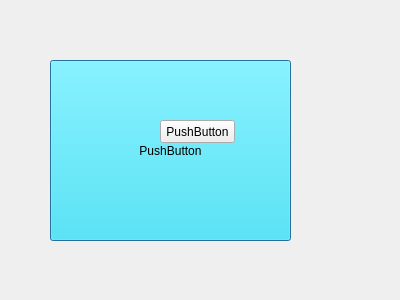
<?xml version="1.0" encoding="UTF-8"?>
<ui version="4.0">
 <class>Dialog</class>
 <widget class="QDialog" name="Dialog">
  <property name="geometry">
   <rect>
    <x>0</x>
    <y>0</y>
    <width>400</width>
    <height>300</height>
   </rect>
  </property>
  <property name="windowTitle">
   <string>Dialog</string>
  </property>
  <widget class="QPushButton" name="pushButton">
   <property name="geometry">
    <rect>
     <x>50</x>
     <y>60</y>
     <width>241</width>
     <height>181</height>
    </rect>
   </property>
   <property name="palette">
    <palette>
     <active>
      <colorrole role="WindowText">
       <brush brushstyle="SolidPattern">
        <color alpha="255">
         <red>0</red>
         <green>0</green>
         <blue>0</blue>
        </color>
       </brush>
      </colorrole>
      <colorrole role="Button">
       <brush brushstyle="SolidPattern">
        <color alpha="255">
         <red>42</red>
         <green>234</green>
         <blue>255</blue>
        </color>
       </brush>
      </colorrole>
      <colorrole role="Light">
       <brush brushstyle="SolidPattern">
        <color alpha="255">
         <red>224</red>
         <green>159</green>
         <blue>134</blue>
        </color>
       </brush>
      </colorrole>
      <colorrole role="Midlight">
       <brush brushstyle="SolidPattern">
        <color alpha="255">
         <red>186</red>
         <green>132</green>
         <blue>111</blue>
        </color>
       </brush>
      </colorrole>
      <colorrole role="Dark">
       <brush brushstyle="SolidPattern">
        <color alpha="255">
         <red>74</red>
         <green>53</green>
         <blue>44</blue>
        </color>
       </brush>
      </colorrole>
      <colorrole role="Mid">
       <brush brushstyle="SolidPattern">
        <color alpha="255">
         <red>99</red>
         <green>70</green>
         <blue>59</blue>
        </color>
       </brush>
      </colorrole>
      <colorrole role="Text">
       <brush brushstyle="SolidPattern">
        <color alpha="255">
         <red>0</red>
         <green>0</green>
         <blue>0</blue>
        </color>
       </brush>
      </colorrole>
      <colorrole role="BrightText">
       <brush brushstyle="SolidPattern">
        <color alpha="255">
         <red>255</red>
         <green>255</green>
         <blue>255</blue>
        </color>
       </brush>
      </colorrole>
      <colorrole role="ButtonText">
       <brush brushstyle="SolidPattern">
        <color alpha="255">
         <red>0</red>
         <green>0</green>
         <blue>0</blue>
        </color>
       </brush>
      </colorrole>
      <colorrole role="Base">
       <brush brushstyle="SolidPattern">
        <color alpha="255">
         <red>42</red>
         <green>234</green>
         <blue>255</blue>
        </color>
       </brush>
      </colorrole>
      <colorrole role="Window">
       <brush brushstyle="SolidPattern">
        <color alpha="255">
         <red>42</red>
         <green>234</green>
         <blue>255</blue>
        </color>
       </brush>
      </colorrole>
      <colorrole role="Shadow">
       <brush brushstyle="SolidPattern">
        <color alpha="255">
         <red>0</red>
         <green>0</green>
         <blue>0</blue>
        </color>
       </brush>
      </colorrole>
      <colorrole role="AlternateBase">
       <brush brushstyle="SolidPattern">
        <color alpha="255">
         <red>202</red>
         <green>180</green>
         <blue>172</blue>
        </color>
       </brush>
      </colorrole>
      <colorrole role="ToolTipBase">
       <brush brushstyle="SolidPattern">
        <color alpha="255">
         <red>255</red>
         <green>255</green>
         <blue>220</blue>
        </color>
       </brush>
      </colorrole>
      <colorrole role="ToolTipText">
       <brush brushstyle="SolidPattern">
        <color alpha="255">
         <red>0</red>
         <green>0</green>
         <blue>0</blue>
        </color>
       </brush>
      </colorrole>
     </active>
     <inactive>
      <colorrole role="WindowText">
       <brush brushstyle="SolidPattern">
        <color alpha="255">
         <red>0</red>
         <green>0</green>
         <blue>0</blue>
        </color>
       </brush>
      </colorrole>
      <colorrole role="Button">
       <brush brushstyle="SolidPattern">
        <color alpha="255">
         <red>42</red>
         <green>234</green>
         <blue>255</blue>
        </color>
       </brush>
      </colorrole>
      <colorrole role="Light">
       <brush brushstyle="SolidPattern">
        <color alpha="255">
         <red>224</red>
         <green>159</green>
         <blue>134</blue>
        </color>
       </brush>
      </colorrole>
      <colorrole role="Midlight">
       <brush brushstyle="SolidPattern">
        <color alpha="255">
         <red>186</red>
         <green>132</green>
         <blue>111</blue>
        </color>
       </brush>
      </colorrole>
      <colorrole role="Dark">
       <brush brushstyle="SolidPattern">
        <color alpha="255">
         <red>74</red>
         <green>53</green>
         <blue>44</blue>
        </color>
       </brush>
      </colorrole>
      <colorrole role="Mid">
       <brush brushstyle="SolidPattern">
        <color alpha="255">
         <red>99</red>
         <green>70</green>
         <blue>59</blue>
        </color>
       </brush>
      </colorrole>
      <colorrole role="Text">
       <brush brushstyle="SolidPattern">
        <color alpha="255">
         <red>0</red>
         <green>0</green>
         <blue>0</blue>
        </color>
       </brush>
      </colorrole>
      <colorrole role="BrightText">
       <brush brushstyle="SolidPattern">
        <color alpha="255">
         <red>255</red>
         <green>255</green>
         <blue>255</blue>
        </color>
       </brush>
      </colorrole>
      <colorrole role="ButtonText">
       <brush brushstyle="SolidPattern">
        <color alpha="255">
         <red>0</red>
         <green>0</green>
         <blue>0</blue>
        </color>
       </brush>
      </colorrole>
      <colorrole role="Base">
       <brush brushstyle="SolidPattern">
        <color alpha="255">
         <red>42</red>
         <green>234</green>
         <blue>255</blue>
        </color>
       </brush>
      </colorrole>
      <colorrole role="Window">
       <brush brushstyle="SolidPattern">
        <color alpha="255">
         <red>42</red>
         <green>234</green>
         <blue>255</blue>
        </color>
       </brush>
      </colorrole>
      <colorrole role="Shadow">
       <brush brushstyle="SolidPattern">
        <color alpha="255">
         <red>0</red>
         <green>0</green>
         <blue>0</blue>
        </color>
       </brush>
      </colorrole>
      <colorrole role="AlternateBase">
       <brush brushstyle="SolidPattern">
        <color alpha="255">
         <red>202</red>
         <green>180</green>
         <blue>172</blue>
        </color>
       </brush>
      </colorrole>
      <colorrole role="ToolTipBase">
       <brush brushstyle="SolidPattern">
        <color alpha="255">
         <red>255</red>
         <green>255</green>
         <blue>220</blue>
        </color>
       </brush>
      </colorrole>
      <colorrole role="ToolTipText">
       <brush brushstyle="SolidPattern">
        <color alpha="255">
         <red>0</red>
         <green>0</green>
         <blue>0</blue>
        </color>
       </brush>
      </colorrole>
     </inactive>
     <disabled>
      <colorrole role="WindowText">
       <brush brushstyle="SolidPattern">
        <color alpha="255">
         <red>74</red>
         <green>53</green>
         <blue>44</blue>
        </color>
       </brush>
      </colorrole>
      <colorrole role="Button">
       <brush brushstyle="SolidPattern">
        <color alpha="255">
         <red>42</red>
         <green>234</green>
         <blue>255</blue>
        </color>
       </brush>
      </colorrole>
      <colorrole role="Light">
       <brush brushstyle="SolidPattern">
        <color alpha="255">
         <red>224</red>
         <green>159</green>
         <blue>134</blue>
        </color>
       </brush>
      </colorrole>
      <colorrole role="Midlight">
       <brush brushstyle="SolidPattern">
        <color alpha="255">
         <red>186</red>
         <green>132</green>
         <blue>111</blue>
        </color>
       </brush>
      </colorrole>
      <colorrole role="Dark">
       <brush brushstyle="SolidPattern">
        <color alpha="255">
         <red>74</red>
         <green>53</green>
         <blue>44</blue>
        </color>
       </brush>
      </colorrole>
      <colorrole role="Mid">
       <brush brushstyle="SolidPattern">
        <color alpha="255">
         <red>99</red>
         <green>70</green>
         <blue>59</blue>
        </color>
       </brush>
      </colorrole>
      <colorrole role="Text">
       <brush brushstyle="SolidPattern">
        <color alpha="255">
         <red>74</red>
         <green>53</green>
         <blue>44</blue>
        </color>
       </brush>
      </colorrole>
      <colorrole role="BrightText">
       <brush brushstyle="SolidPattern">
        <color alpha="255">
         <red>255</red>
         <green>255</green>
         <blue>255</blue>
        </color>
       </brush>
      </colorrole>
      <colorrole role="ButtonText">
       <brush brushstyle="SolidPattern">
        <color alpha="255">
         <red>74</red>
         <green>53</green>
         <blue>44</blue>
        </color>
       </brush>
      </colorrole>
      <colorrole role="Base">
       <brush brushstyle="SolidPattern">
        <color alpha="255">
         <red>42</red>
         <green>234</green>
         <blue>255</blue>
        </color>
       </brush>
      </colorrole>
      <colorrole role="Window">
       <brush brushstyle="SolidPattern">
        <color alpha="255">
         <red>42</red>
         <green>234</green>
         <blue>255</blue>
        </color>
       </brush>
      </colorrole>
      <colorrole role="Shadow">
       <brush brushstyle="SolidPattern">
        <color alpha="255">
         <red>0</red>
         <green>0</green>
         <blue>0</blue>
        </color>
       </brush>
      </colorrole>
      <colorrole role="AlternateBase">
       <brush brushstyle="SolidPattern">
        <color alpha="255">
         <red>149</red>
         <green>106</green>
         <blue>89</blue>
        </color>
       </brush>
      </colorrole>
      <colorrole role="ToolTipBase">
       <brush brushstyle="SolidPattern">
        <color alpha="255">
         <red>255</red>
         <green>255</green>
         <blue>220</blue>
        </color>
       </brush>
      </colorrole>
      <colorrole role="ToolTipText">
       <brush brushstyle="SolidPattern">
        <color alpha="255">
         <red>0</red>
         <green>0</green>
         <blue>0</blue>
        </color>
       </brush>
      </colorrole>
     </disabled>
    </palette>
   </property>
   <property name="autoFillBackground">
    <bool>false</bool>
   </property>
   <property name="styleSheet">
    <string notr="true">background-color: rgb(42, 234, 255);
image: url(:/newPrefix/Biological_Treatment.png);</string>
   </property>
   <property name="inputMethodHints">
    <set>Qt::ImhNone</set>
   </property>
   <property name="text">
    <string>PushButton</string>
   </property>
   <property name="icon">
    <iconset>
     <normaloff>../../../도장.png</normaloff>../../../도장.png</iconset>
   </property>
   <property name="iconSize">
    <size>
     <width>30</width>
     <height>30</height>
    </size>
   </property>
   <property name="checkable">
    <bool>false</bool>
   </property>
   <property name="autoRepeat">
    <bool>false</bool>
   </property>
   <property name="autoDefault">
    <bool>false</bool>
   </property>
   <property name="default">
    <bool>true</bool>
   </property>
   <property name="flat">
    <bool>false</bool>
   </property>
  </widget>
  <widget class="QPushButton" name="pushButton_2">
   <property name="geometry">
    <rect>
     <x>160</x>
     <y>120</y>
     <width>75</width>
     <height>23</height>
    </rect>
   </property>
   <property name="text">
    <string>PushButton</string>
   </property>
  </widget>
 </widget>
 <resources>
  <include location="../qt_resource/study_3.qrc"/>
 </resources>
 <connections/>
</ui>
